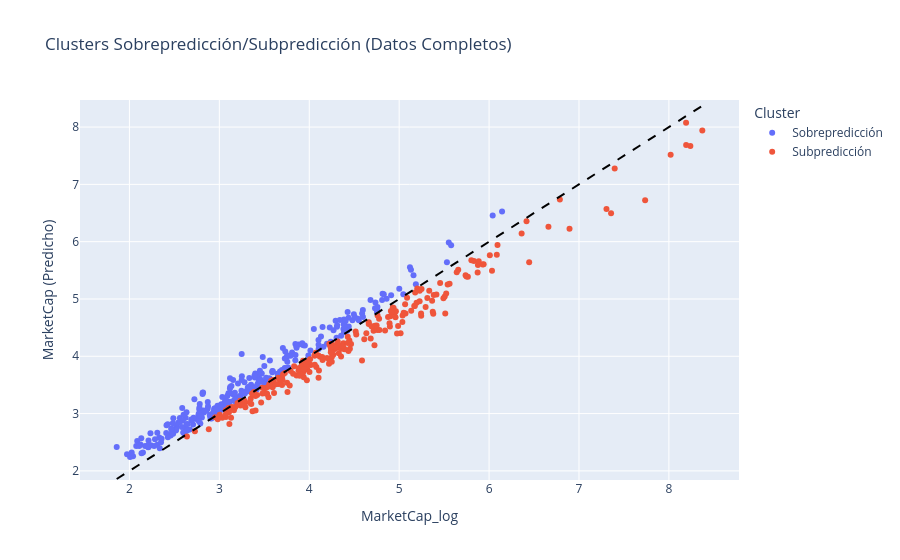

Notebook cell for this chart:
### Code cell
# Recrear clusters con predicciones del modelo final
y_pred_completo = pipe_final.predict(X_completo)
residuos_completo = y_pred_completo - y_completo
cluster_completo = pd.Series(['Sobrepredicción' if r > 0 else 'Subpredicción' for r in residuos_completo], 
                              index=y_completo.index)

# Actualizar columna de cluster y calcular distancia a la identidad
df['cluster_prediccion'] = cluster_completo.values
# Distancia perpendicular a la recta identidad (y = x)
df['distancia_identidad'] = residuos_completo / np.sqrt(2)

# Visualizar con plotly
fig = px.scatter(df, x='MarketCap_log', y=y_pred_completo, color='cluster_prediccion',
                 hover_data=['Ticker','Sector'],
                 labels={'x':'MarketCap (Real)','y':'MarketCap (Predicho)','cluster_prediccion':'Cluster'},
                 title='Clusters Sobrepredicción/Subpredicción (Datos Completos)')
fig.add_shape(type='line', x0=y_completo.min(), y0=y_completo.min(),
             x1=y_completo.max(), y1=y_completo.max(),
             line=dict(color='black', dash='dash', width=2))
fig.show()

# Estadísticas por cluster
print("\nEstadísticas de clusters (datos completos):")
print(f"Sobrepredicción: {(df['cluster_prediccion'] == 'Sobrepredicción').sum()} casos, residuo medio: {residuos_completo[cluster_completo == 'Sobrepredicción'].mean():.4f}")
print(f"Subpredicción: {(df['cluster_prediccion'] == 'Subpredicción').sum()} casos, residuo medio: {residuos_completo[cluster_completo == 'Subpredicción'].mean():.4f}")

### Figure 1 — Plotly figure (JSON) as saved in the notebook; plotly's stock layout.template omitted (floating-point values rounded to 4 significant figures; data arrays with more than 128 entries replaced by an {"elided": "..."} marker saying what was removed)
{"data": [{"customdata": {"elided": "269x2 str values"}, "hovertemplate": "Cluster=Sobrepredicción<br>MarketCap_log=%{x}<br>MarketCap (Predicho)=%{y}<br>Ticker=%{customdata[0]}<br>Sector=%{customdata[1]}<extra></extra>", "legendgroup": "Sobrepredicción", "marker": {"color": "#636efa", "symbol": "circle"}, "mode": "markers", "name": "Sobrepredicción", "orientation": "v", "showlegend": true, "type": "scatter", "x": {"elided": "269 float values"}, "xaxis": "x", "y": {"elided": "269 float values"}, "yaxis": "y"}, {"customdata": {"elided": "234x2 str values"}, "hovertemplate": "Cluster=Subpredicción<br>MarketCap_log=%{x}<br>MarketCap (Predicho)=%{y}<br>Ticker=%{customdata[0]}<br>Sector=%{customdata[1]}<extra></extra>", "legendgroup": "Subpredicción", "marker": {"color": "#EF553B", "symbol": "circle"}, "mode": "markers", "name": "Subpredicción", "orientation": "v", "showlegend": true, "type": "scatter", "x": {"elided": "234 float values"}, "xaxis": "x", "y": {"elided": "234 float values"}, "yaxis": "y"}], "layout": {"legend": {"title": {"text": "Cluster"}, "tracegroupgap": 0}, "shapes": [{"line": {"color": "black", "dash": "dash", "width": 2}, "type": "line", "x0": 1.859, "x1": 8.371, "y0": 1.859, "y1": 8.371}], "title": {"text": "Clusters Sobrepredicción/Subpredicción (Datos Completos)"}, "xaxis": {"anchor": "y", "domain": [0, 1], "title": {"text": "MarketCap_log"}}, "yaxis": {"anchor": "x", "domain": [0, 1], "title": {"text": "MarketCap (Predicho)"}}}}
